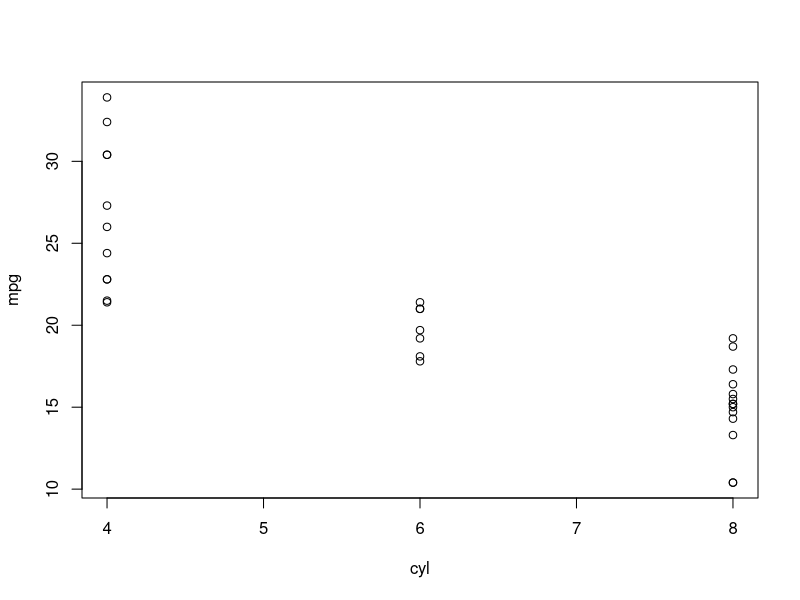
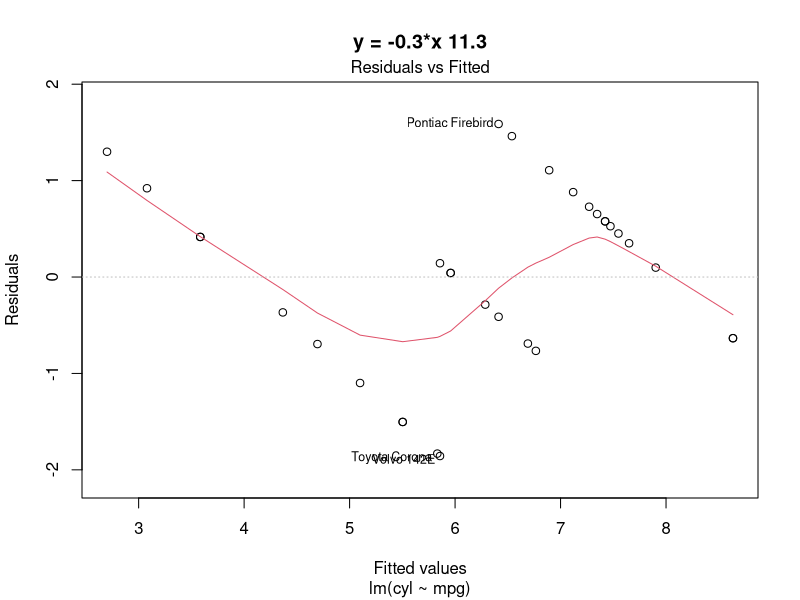
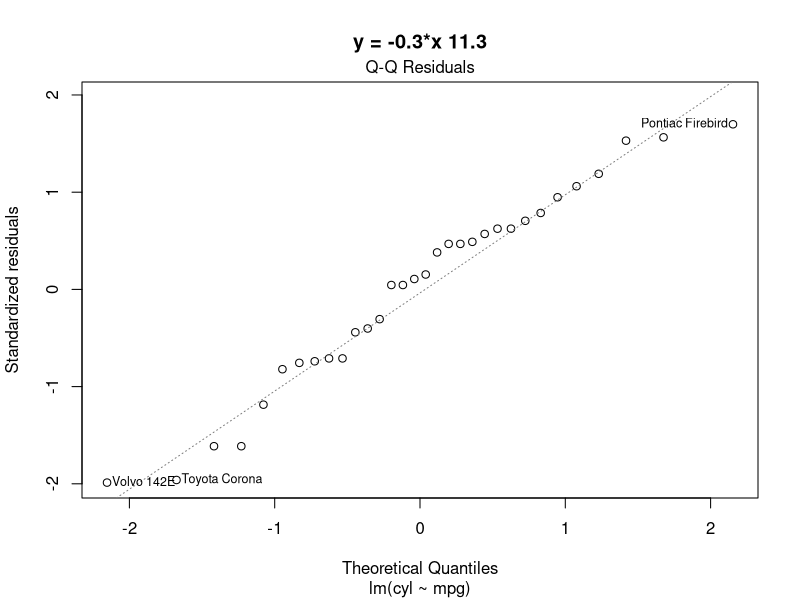
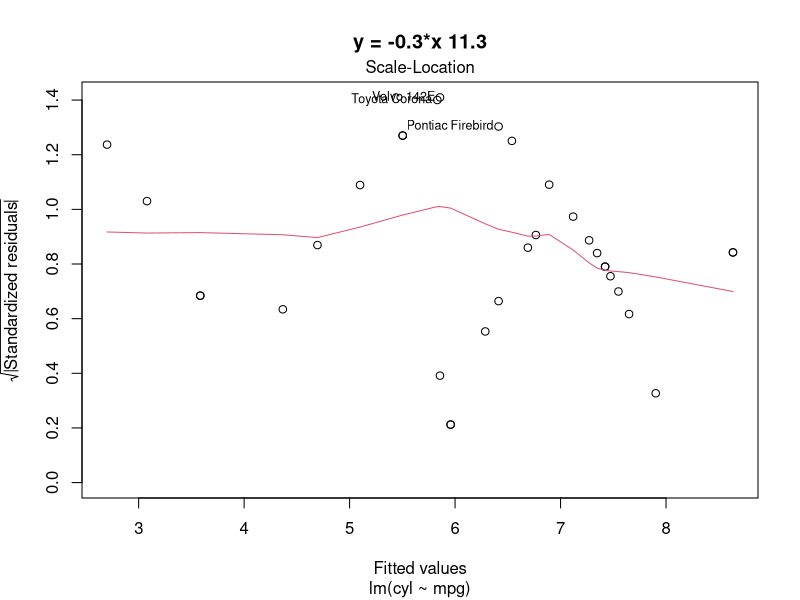
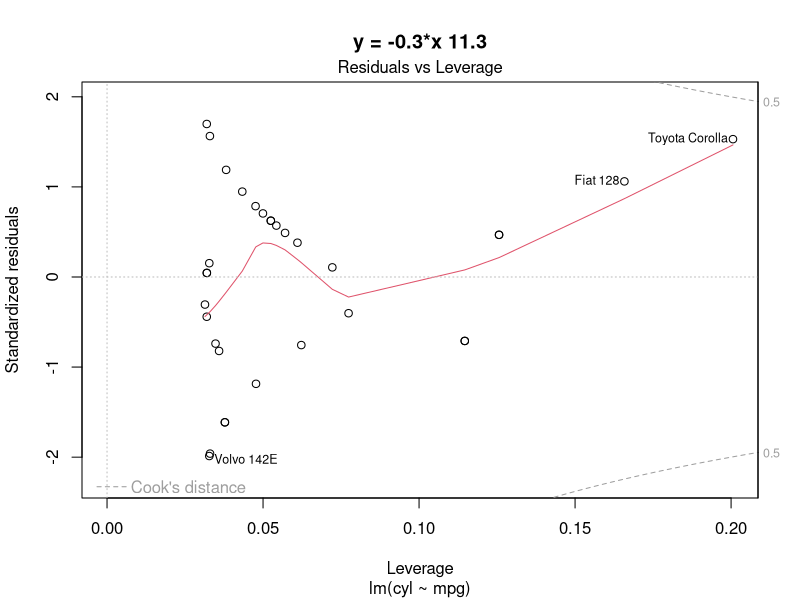

Recreate these plots in R, in order.
#######Author Tess
######08/05/2018

####Question 1
datasets::mtcars
attach(mtcars)
####Question 2
names(mtcars)

####Question 3
mtcars$mpg
max(mtcars$mpg)

#####Question 4
#####The max mpg has a row index of 20 hence to get the car name we do as follows
mtcars[20,1:11]

#####Question 5
####Use the function head to check on the first cars in a dataset
head(mtcars,5)

#####Question 6
####Valiant is in row 6 and hp is in column 4
mtcars["Valiant",4]  

######Question 7
####All the values from column 1 to 11
mtcars["Merc 450SLC",1:11]

#####Question 8
plot(cyl,mpg)
m1 <- lm(cyl~mpg,data=mtcars)
summary(m1)
coeff <- coefficients(m1)
eq = paste0("y = ", round(coeff[2],1), "*x ", round(coeff[1],1))
plot(m1,main=eq)
abline(m1, col="blue")

